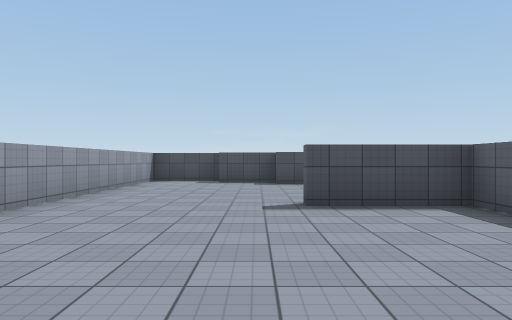
view 1 (above)

17 first-person views from a walk through a scene from a Unity 3-D project. The camera is 1.4 m above the floor, looks level and sees 70° across. The floor is counted in squares, 2.4 m on a side. Each view is taken from the middle of a square. On the plan, view 1 faces up. The plan holds only what a view shows up to about 10 squares ahead; the rest is blank. The place goes on beyond the plan. The player character is not drawn. Surface patterns are stand-ins for the level's own textures.

view 2
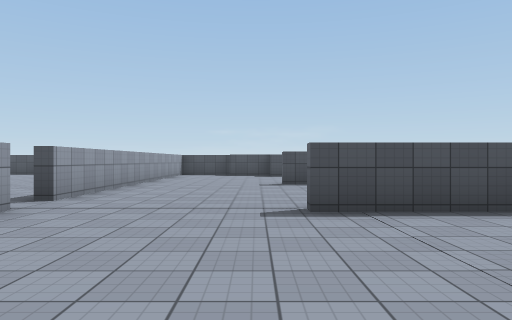

view 3
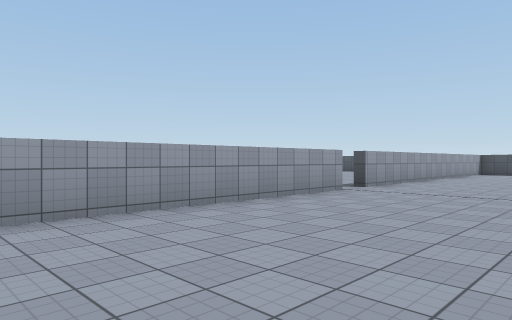

view 4
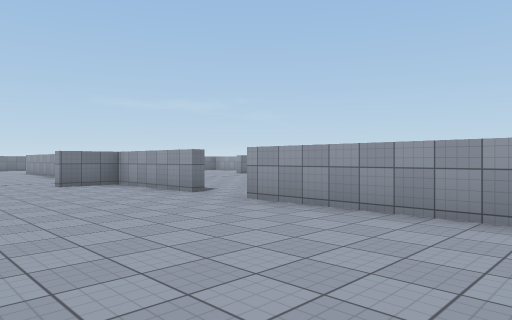

view 5
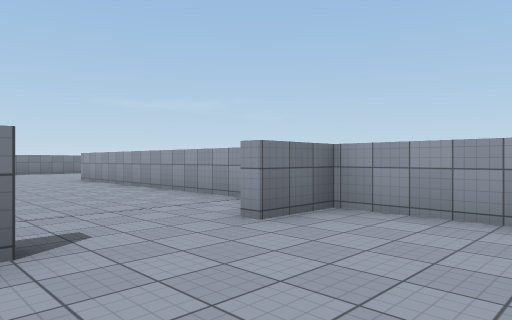

view 6
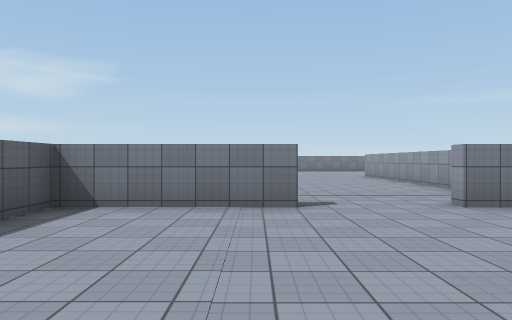

view 7
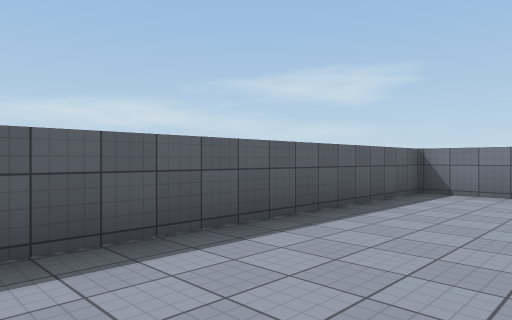

view 8
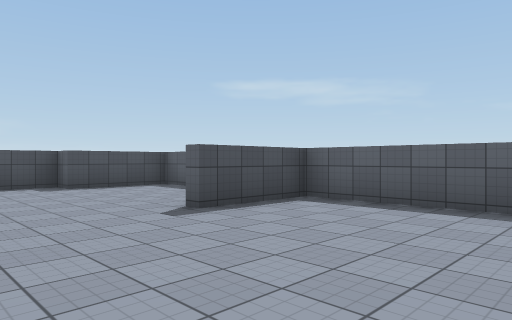

view 9
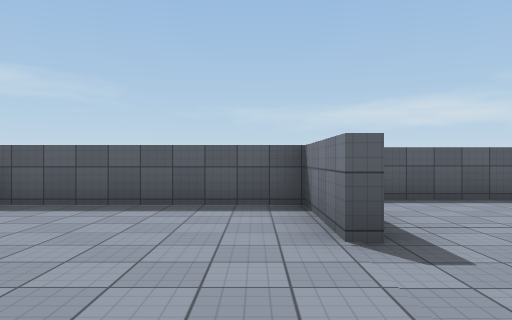

view 10
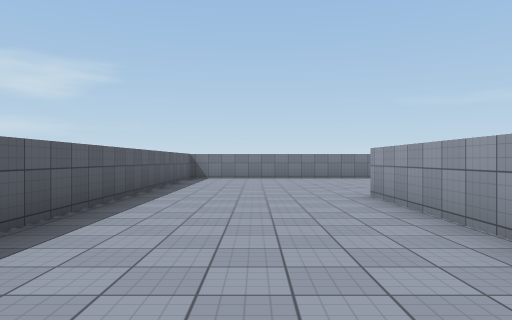

view 11
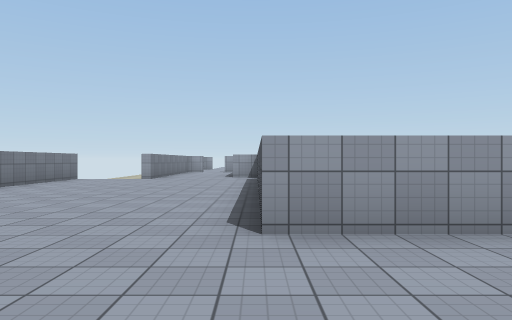

view 12
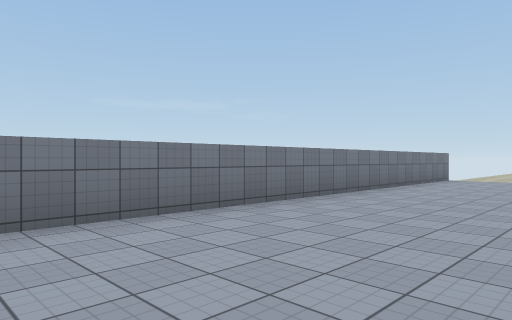

view 13
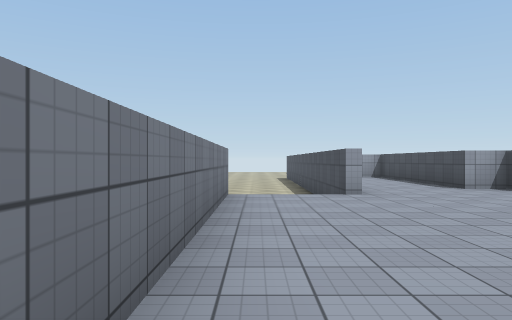

view 14
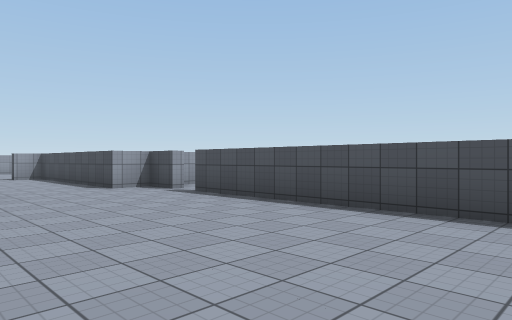

view 15
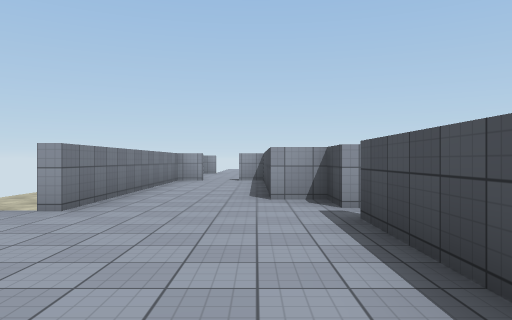

view 16
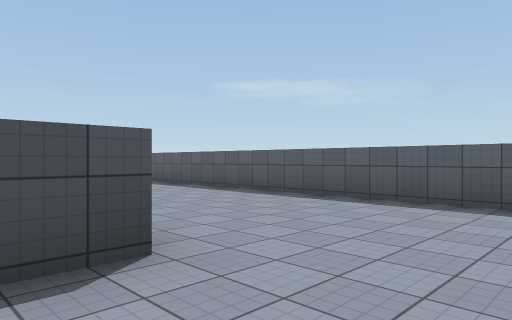

view 17
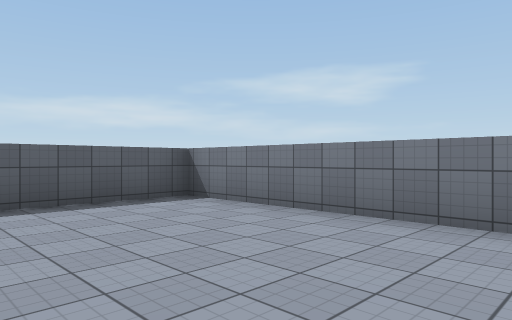

### Floor plan
Points are (right, up) in squares from view 1. A wall is a line through its corners. A room is listed if a view was taken in it or the views show most of it. See-through windows are left out.
Room 1 (views 1, 2, 3, 4, 5, 6, 7, 8, 9)
walls: (0.6, 0.4) (2.7, 0.4) (2.7, 4.6) (0.6, 4.6) (0.6, 5); (2.9, 0.1) (0.5, 0.1); (-2.9, 0.4) (-2.9, -6.1); (3.5, -2.9) (3.5, -0.9); (-2.9, -7.5) (-2.9, -10.5) (-1.6, -10.5); (2.7, 7.9) (2.7, 8.8) (0.6, 8.8); (0.4, -10.5) (3.5, -10.5) (3.5, -4.4); (0.6, 9.4) (-1, 9.4); (-2.9, 10) (-2.9, 1.2)
ways out: opening at (-0.5, -11) to room 2; opening at (-3, -7); opening at (-3, 1)
Room 2 (views 10, 11, 12, 13, 14, 15, 16, 17)
walls: (-11.4, -19) (-12.4, -19); (-12.4, -19.8) (-16.7, -19.8); (-11.2, -24.5) (1.1, -24.5) (1.1, -11.9); (-2.9, -12.1) (-2.9, -19) (-10.7, -19); (-1.6, -10.5) (-1.6, -10.9); (-17, -22.2) (-11.1, -22.2)
ways out: opening at (-0.5, -11) to room 1; opening at (-11.5, -23.5); opening at (-11, -19)

Where each view was taken, in squares from view 1:
view 1: 0 up, 0 right, facing up
view 2: 4 down, 0 right, facing up
view 3: 6 down, 1 right, facing up-left
view 4: 2 down, 1 right, facing down-left
view 5: 8 down, 1 right, facing down-left
view 6: 6 down, 1 right, facing down
view 7: 4 down, 1 right, facing down-right
view 8: 1 up, 2 left, facing up-right
view 9: 1 up, 2 left, facing right
view 10: 13 down, 1 left, facing down
view 11: 19 down, 0 right, facing left
view 12: 21 down, 0 right, facing down-left
view 13: 24 down, 5 left, facing left
view 14: 23 down, 5 left, facing up-left
view 15: 20 down, 7 left, facing left
view 16: 21 down, 4 left, facing up-right
view 17: 21 down, 4 left, facing down-right
